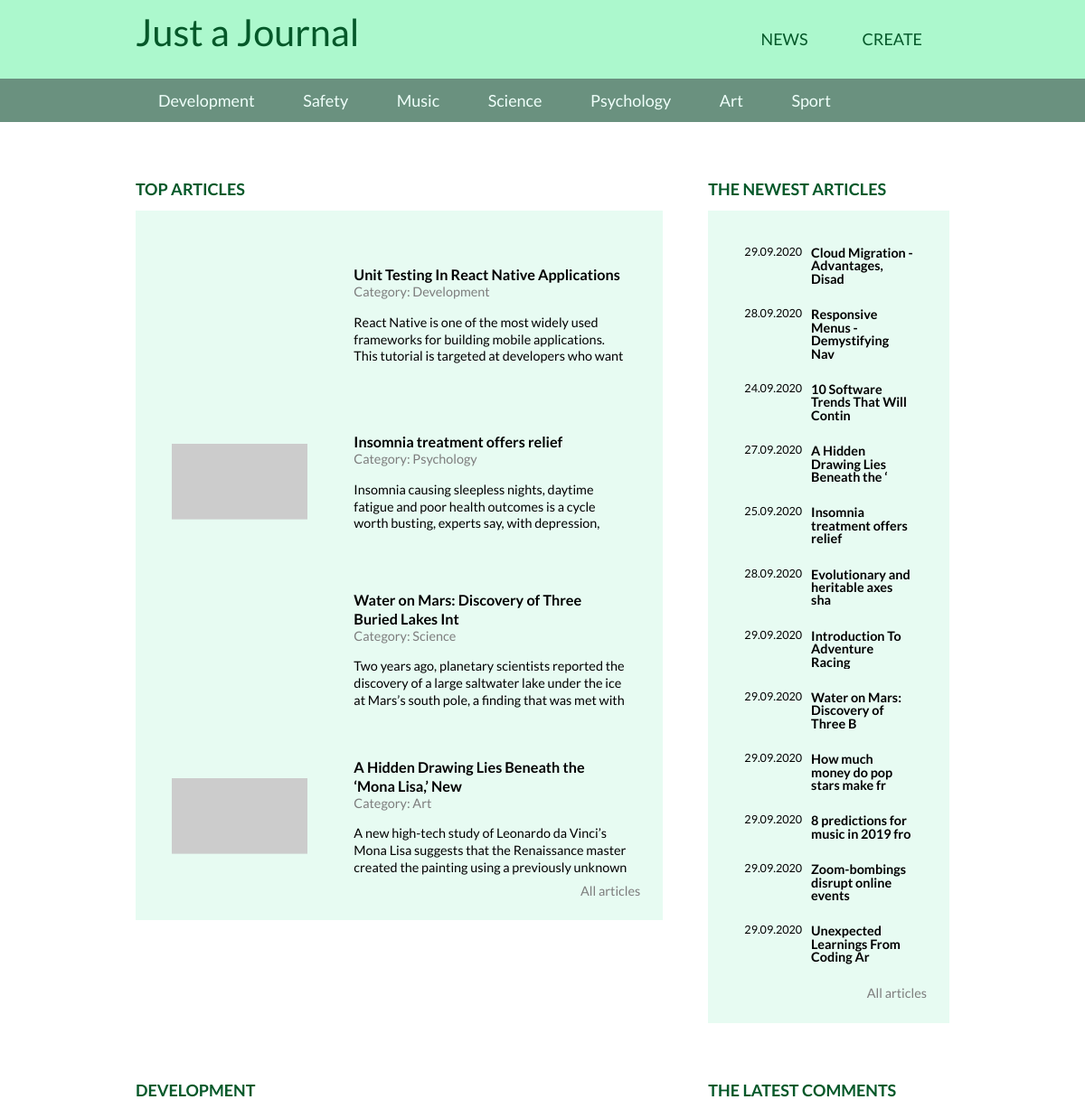
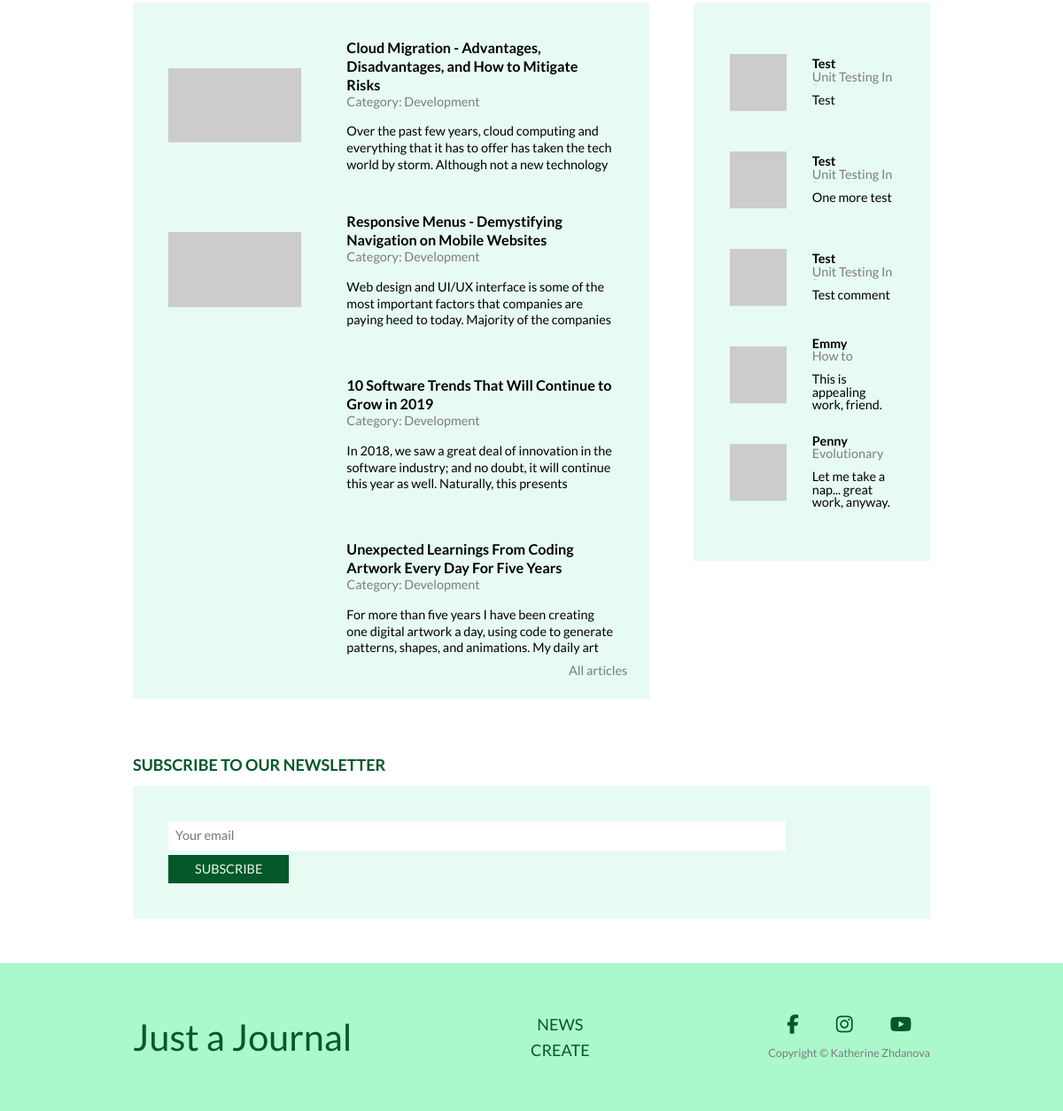
The page / on the database its author committed (2 pictures, top to bottom).
### tables this page shows
CREATE TABLE `articles_categories` (
  `id` int(11) NOT NULL,
  `title` varchar(100) NOT NULL
);

CREATE TABLE `articles` (
  `id` int(11) NOT NULL,
  `title` varchar(255) DEFAULT NULL,
  `image` varchar(255) NOT NULL,
  `text` text DEFAULT NULL,
  `categorie_id` int(11) DEFAULT NULL,
  `pubdate` datetime DEFAULT NULL,
  `views` int(11) NOT NULL DEFAULT 0
);

CREATE TABLE `comments` (
  `id` int(11) NOT NULL,
  `author` varchar(100) DEFAULT NULL,
  `email` varchar(255) NOT NULL,
  `text` text NOT NULL,
  `pubdate` datetime NOT NULL,
  `articles_id` int(11) NOT NULL
);

### includes/config.php (called while the page is built, shortened)
<?php
$config = array(
  'title' => 'Just a Journal',
  'facebook_url' => 'https://www.facebook.com/katherine.zhdanova.75/',
  'instagram_url' => 'https://www.instagram.com/margery_fox/',
  'youtube_url' => 'https://www.youtube.com/channel/UCJXaZwZvQ7mykz0T_Pvizmw',
  'db' => array(
    'server' => 'localhost',
    'username' => 'root',
    'password' => 'root',
    'name' => 'blog_db'
  )
);

### index.php (the view, shortened to what this page needs)
<?php
require  "includes/config.php";
?>
<!DOCTYPE html>
<html lang="en">
<head>
  <link href="css/libs/hamburgers.css" rel="stylesheet">
  <link rel="stylesheet" type="text/css" href="css/styles.min.css" />
</head>
<body>
  <?php
  include "includes/header.php"
  ?>
  <main>
    <section class="section">
      <div class="container">
        <div class="grid">
          <div class="block grid__item grid__item--2w w3 m-right">
            <h2 class="block__title">TOP ARTICLES</h2>
            <div class="block__content">
              <a href="/articles.php" class="block__all-link">All articles</a>
              <?php
              $articles = mysqli_query($connection, "SELECT * FROM `articles` ORDER BY `views` DESC limit 4");
              ?>
              <?php
                foreach($articles as $art) {
              ?>
              <a href="/article.php?id=<?php echo $art['id']; ?>" class="preview">
                <div class="preview__img-wrap">
                  <img src="<?php echo $art['image']; ?>" alt="" class="preview__img">
                </div>
                <div class="preview__text">
                  <h3 class="preview__title"><?php echo mb_substr(strip_tags($art['title']), 0, 50, 'utf-8'); ?>
                  </h3>
                  <?php
                    $art_cat = false;
                    foreach ($categories as $cat) {
                      if ($cat['id'] == $art['categorie_id']) {
                        $art_cat = $cat;
                        break;
                      }
                    }
                    ?>
                  <span class="preview__cat">Category: <?php echo $art_cat['title']; ?></span>
                  <p class="preview__par"><?php echo mb_substr(strip_tags($art['text']), 0, 180, 'utf-8'); ?>...</p>
                </div>
              </a>
              <?php
              } ?>
            </div>
          </div>
          <?php
          include "includes/sidebar.php";
          ?>
          <div class="block g  rid__item grid__item--2w">
            <h2 class="block__title">DEVELOPMENT</h2>
            <div class="block__content">
              <a href="/articles.php?category=1" class="block__all-link">All articles</a>
              <?php
              $articles = mysqli_query($connection, "SELECT * FROM `articles` WHERE `categorie_id` = 1  ORDER BY `id` DESC limit 4");
              ?>
              <?php
              while ($art = mysqli_fetch_assoc($articles)) {
              ?>
              <a href="/article.php?id=<?php echo $art['id'];  ?>" class="preview">
                <div class="preview__img-wrap">
                  <img src="<?php echo $art['image']; ?>" alt="" class="preview__img">
                </div>
                <div class="preview__text">
                  <h3 class="preview__title"><?php echo $art['title']; ?></h3>
                  <?php
                    $art_cat = false;
                    foreach ($categories as $cat) {
                      if ($cat['id'] == $art['categorie_id']) {
                        $art_cat = $cat;
                        break;
                      }
                    }
                    ?>
                  <span class="preview__cat">Category: <?php echo $art_cat['title']; ?></span>
                  <p class="preview__par"><?php echo mb_substr(strip_tags($art['text']), 0, 180, 'utf-8'); ?>...</p>
                </div>
              </a>
              <?php
              } ?>
            </div>
          </div>
          <div class="block grid__item grid__item--1w ">
            <h2 class="block__title">THE LATEST COMMENTS</h2>
            <div class="block__content" id="comments">
              <?php
              $comments  = mysqli_query($connection, "SELECT
                                                        c.author,
                                                        c.email,
                                                        c.text,
                                                        c.id AS com_id,
                                                        a.id AS art_id,
                                                        a.title
                                                      FROM comments AS c INNER JOIN articles AS a
                                                      ON (c.articles_id = a.id) ORDER BY c.id DESC LIMIT 5");
              ?>
              <?php
              while ($com = mysqli_fetch_assoc($comments)) {
              ?>
              <div class="comment">
                <div class="comment__img-wrap">
                  <img class="comment__img" src="https://www.gravatar.com/avatar/<?php echo md5($com['email']); ?>"
                    alt="">
                </div>
                <div class="comment__text">
                  <span class="comment__username"><?php echo $com['author'] ?></span>
                  <a href="/article.php?id=<?php echo $com['art_id'] ?>"
                    class="comment__article"><?php echo mb_substr(strip_tags($com['title']), 0, 30, 'utf-8'); ?>...</a>
                  <span class="comment__par">
                    <?php echo mb_substr(strip_tags($com['text']), 0, 50, 'utf-8') ?>
                  </span>
                </div>
              </div>
              <?php
              } ?>
            </div>
          </div>
          <div class="block grid__item--3w">
            <h2 class="block__title ">SUBSCRIBE TO OUR NEWSLETTER</h2>
            <div class="block__content" id="subscribeForm">
              <form class="form" action="/#subscribeForm" method="POST">
                <div class="form__block">
                  <input class="form__input" type="email" name="email" placeholder="Your email" required value="<?php if (!empty($_POST['email'])) {
                      echo $_POST['email'];
                    } ?>">
                  <input class="btn" type="submit" value="Subscribe" name="subscribe">
                </div>
              </form>
            </div>
          </div>
        </div>
      </div>
    </section>
  </main>
  <?php
  include "includes/footer.php"
  ?>
</body>
</html>

### includes/header.php (shortened to what this page needs)
<header>
  <div class="header">
    <div class="container">
      <nav class="header__nav">
        <a href="/" class="logo"><?php echo $config['title']; ?></a>
        <div class="header__menu ">
          <ul class="menu top" id="menu">
            <li class="menu__item"><a href="/articles.php?order=id" class=" menu__link">
                news
              </a></li>
            <li class="menu__item"><a href="create.php" class="menu__link">
                create
              </a></li>
          </ul>
        </div>
      </nav>
    </div>
  </div>
  <?php
  $categories_q = mysqli_query($connection, "SELECT * FROM `articles_categories`");
  $categories = array();
  while ($cat = mysqli_fetch_assoc($categories_q)) {
    $categories[] = $cat;
  }
  ?>
  <div class="categories" id="categoriesTitle">
    <div class="container">
      <ul class="categories__list dnone" id="categories">
        <?php
        foreach ($categories as $cat) {
        ?>
        <li class="categories__item">
          <a href="/articles.php?category=<?php echo $cat['id']; ?>"
            class="categories__link"><?php echo $cat['title']; ?></a>
        </li>
        <?php } ?>
      </ul>
    </div>
  </div>
</header>

### includes/sidebar.php
<div class="block grid__item grid__item--1w">
  <h2 class="block__title">THE NEWEST ARTICLES</h2>
  <div class="block__content">
    <ul class="a-list">
      <?php
      $articles = mysqli_query($connection, "SELECT * FROM `articles` ORDER BY `id` DESC limit 12");
      ?>
      <?php
      while ($art = mysqli_fetch_assoc($articles)) {
      ?>
      <li class="a-list__item">
        <a href="/article.php?id=<?php echo $art['id']; ?>" class="a-list__link">
          <span class="a-list__time"><?php echo date("d.m.Y", strtotime($art['pubdate'])); ?></span>
          <span class="a-list__title"><?php echo mb_substr(strip_tags($art['title']), 0, 35, 'utf-8'); ?></span>
        </a>
      </li>
      <?php
      } ?>
    </ul>
    <a href="/articles.php?order=id" class="block__all-link">All articles</a>
  </div>
</div>

### includes/footer.php (shortened to what this page needs)
<footer>
  <div class="container">
    <div class="footer">
      <div class="footer__logo">
        <a href="/ " class="logo"><?php echo $config['title']; ?></a>
      </div>
      <ul class="footer__menu">
        <li class="footer__menu-item"><a href="/articles.php" class="footer__menu-link">news</a></li>
        <li class="footer__menu-item"><a href="/create.php" class="footer__menu-link">create</a></li>
      </ul>
      <div class="menu__socials">
        <div class="menu__socials-wrap">
          <a href="<?php echo $config['facebook_url'] ?>" target="_blank" class="menu__social">
            <i class="fab fa-facebook-f"></i>
          </a>
          <a href="<?php echo $config['instagram_url'] ?>" target="_blank" class="menu__social">
            <i class="fab fa-instagram"></i>
          </a>
          <a href="<?php echo $config['youtube_url'] ?>" target="_blank" class="menu__social">
            <i class="fab fa-youtube"></i>
          </a>
        </div>
        <span class="footer__copyright">Copyright © Katherine Zhdanova</span>
      </div>
    </div>
  </div>
</footer>

### rows shown on the page
articles_categories: title "Development"
articles_categories: title "Safety"
articles_categories: title "Music"
articles_categories: title "Science"
articles_categories: title "Psychology"
articles_categories: title "Art"
articles_categories: title "Sport"
articles: title "Unit Testing In React Native Applications", text "React Native is one of the most widely used frameworks for building mobile applications. This tutorial is targeted at developers who want…"
articles: title "Insomnia treatment offers relief", text "Insomnia causing sleepless nights, daytime fatigue and poor health outcomes is a cycle worth busting, experts say, with depression,…", pubdate "25.09.2020"
articles: title "Water on Mars: Discovery of Three Buried Lakes Int", text "Two years ago, planetary scientists reported the discovery of a large saltwater lake under the ice at Mars’s south pole, a finding that was met with…", pubdate "29.09.2020", title "Water on Mars: Discovery of Three B"
articles: title "A Hidden Drawing Lies Beneath the ‘Mona Lisa,’ New", text "A new high-tech study of Leonardo da Vinci’s Mona Lisa suggests that the Renaissance master created the painting using a previously unknown…", pubdate "27.09.2020", title "A Hidden Drawing Lies Beneath the ‘"
articles: pubdate "29.09.2020", title "Cloud Migration - Advantages, Disad", title "Cloud Migration - Advantages, Disadvantages, and How to Mitigate Risks", text "Over the past few years, cloud computing and everything that it has to offer has taken the tech world by storm. Although not a new technology…"
articles: pubdate "28.09.2020", title "Responsive Menus - Demystifying Nav", title "Responsive Menus - Demystifying Navigation on Mobile Websites", text "Web design and UI/UX interface is some of the most important factors that companies are paying heed to today. Majority of the companies…"
articles: pubdate "24.09.2020", title "10 Software Trends That Will Contin", title "10 Software Trends That Will Continue to Grow in 2019", text "In 2018, we saw a great deal of innovation in the software industry; and no doubt, it will continue this year as well. Naturally, this presents…"
articles: pubdate "28.09.2020", title "Evolutionary and heritable axes sha"
articles: pubdate "29.09.2020", title "Introduction To Adventure Racing"
articles: pubdate "29.09.2020", title "How much money do pop stars make fr"
articles: pubdate "29.09.2020", title "8 predictions for music in 2019 fro"
articles: pubdate "29.09.2020", title "Zoom-bombings disrupt online events"
articles: pubdate "29.09.2020", title "Unexpected Learnings From Coding Ar", title "Unexpected Learnings From Coding Artwork Every Day For Five Years", text "For more than five years I have been creating one digital artwork a day, using code to generate patterns, shapes, and animations. My daily art…"
comments: author "Test", articles.title "Unit Testing In…", text "Test"
comments: author "Test", articles.title "Unit Testing In…", text "One more test"
comments: author "Test", articles.title "Unit Testing In…", text "Test comment"
comments: author "Emmy", articles.title "How to…", text "This is appealing work, friend."
comments: author "Penny", articles.title "Evolutionary…", text "Let me take a nap... great work, anyway."

### other values the page prints
$config['title'] "Just a Journal"
